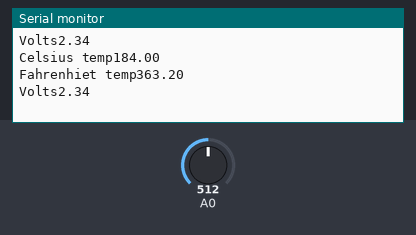
This sketch was run on a simulated Arduino Uno, built with avr-gcc and run on an emulated ATmega328P. On the bench: the last lines printed to the serial monitor. The inputs (shaded band) are chosen by the test bench; at power-on: A0 = 512.

Above: at 3.8 s.
3.9 s: A0 set to 716
At 4.5 s:
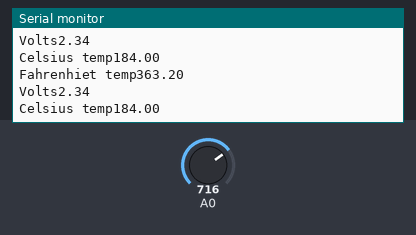
7.8 s: A0 set to 900
At 8.8 s:
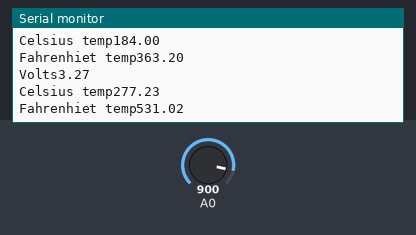
Timing chart, 0 to 10.8 s (numbered marks = the images above; inputs shaded):
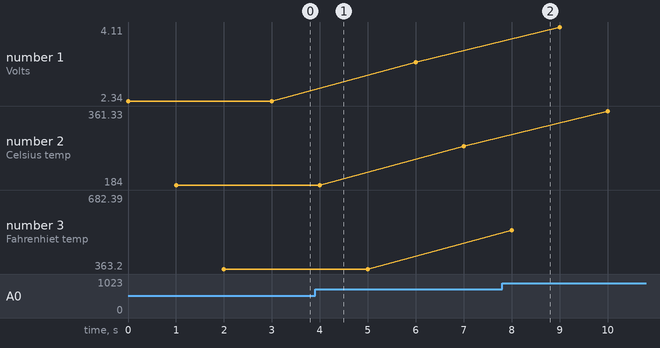

The sketch:

Read_Data_from_analogsensor_LM35tempsensor.ino
```cpp
// C++ code
//
float temp;

void setup(){
  Serial.begin(9600);
}

void loop(){
 float reading=analogRead(A0);
 float voltage=reading*4.68;
  voltage/=1024.0;
 Serial.print("Volts");
 Serial.println(voltage);
 delay(1000);
 float centitemp=(voltage-0.5)*100;
 Serial.print("Celsius temp");
 Serial.println(centitemp);
 delay(1000);
 float fahrtemp=(centitemp*9.0/5.0)+32.0;
 Serial.print("Fahrenhiet temp");
 Serial.println(fahrtemp);
 delay(1000);
}
```

Measured:
- plotted number 1: 2.34 → 3.27 after the input at 3.9 s, 3.27 → 4.11 after the input at 7.8 s
- plotted number 2: 184 → 277.23 after the input at 3.9 s, 277.23 → 361.33 after the input at 7.8 s
- plotted number 3: 363.2 → 682.39 after the input at 7.8 s
